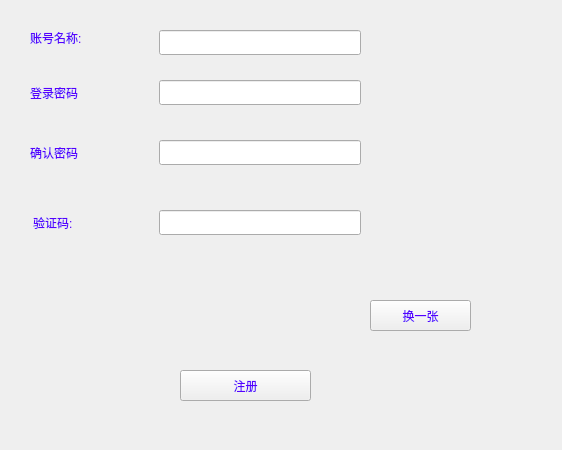
<?xml version="1.0" encoding="UTF-8"?>
<ui version="4.0">
 <class>registerwindow</class>
 <widget class="QWidget" name="registerwindow">
  <property name="geometry">
   <rect>
    <x>0</x>
    <y>0</y>
    <width>562</width>
    <height>450</height>
   </rect>
  </property>
  <property name="windowTitle">
   <string>Form</string>
  </property>
  <widget class="QWidget" name="horizontalLayoutWidget">
   <property name="geometry">
    <rect>
     <x>530</x>
     <y>0</y>
     <width>31</width>
     <height>16</height>
    </rect>
   </property>
   <layout class="QHBoxLayout" name="mainHorLayout"/>
  </widget>
  <widget class="QWidget" name="widget" native="true">
   <property name="geometry">
    <rect>
     <x>30</x>
     <y>30</y>
     <width>531</width>
     <height>411</height>
    </rect>
   </property>
   <widget class="QLabel" name="label">
    <property name="geometry">
     <rect>
      <x>0</x>
      <y>0</y>
      <width>81</width>
      <height>16</height>
     </rect>
    </property>
    <property name="styleSheet">
     <string notr="true">color: rgb(85, 0, 255);
font: 11pt &quot;Agency FB&quot;;</string>
    </property>
    <property name="text">
     <string>账号名称:</string>
    </property>
   </widget>
   <widget class="QLineEdit" name="acountLineEdit">
    <property name="geometry">
     <rect>
      <x>129</x>
      <y>0</y>
      <width>202</width>
      <height>25</height>
     </rect>
    </property>
    <property name="sizePolicy">
     <sizepolicy hsizetype="Fixed" vsizetype="Fixed">
      <horstretch>0</horstretch>
      <verstretch>0</verstretch>
     </sizepolicy>
    </property>
   </widget>
   <widget class="QLineEdit" name="pswLineEdit">
    <property name="geometry">
     <rect>
      <x>129</x>
      <y>50</y>
      <width>202</width>
      <height>25</height>
     </rect>
    </property>
    <property name="sizePolicy">
     <sizepolicy hsizetype="Fixed" vsizetype="Fixed">
      <horstretch>0</horstretch>
      <verstretch>0</verstretch>
     </sizepolicy>
    </property>
   </widget>
   <widget class="QLabel" name="label_2">
    <property name="geometry">
     <rect>
      <x>0</x>
      <y>50</y>
      <width>124</width>
      <height>25</height>
     </rect>
    </property>
    <property name="styleSheet">
     <string notr="true">color: rgb(85, 0, 255);
font: 11pt &quot;Agency FB&quot;;</string>
    </property>
    <property name="text">
     <string>登录密码</string>
    </property>
   </widget>
   <widget class="QLineEdit" name="repeatPswLineEdit">
    <property name="geometry">
     <rect>
      <x>129</x>
      <y>110</y>
      <width>202</width>
      <height>25</height>
     </rect>
    </property>
    <property name="sizePolicy">
     <sizepolicy hsizetype="Fixed" vsizetype="Fixed">
      <horstretch>0</horstretch>
      <verstretch>0</verstretch>
     </sizepolicy>
    </property>
   </widget>
   <widget class="QLabel" name="label_3">
    <property name="geometry">
     <rect>
      <x>0</x>
      <y>110</y>
      <width>124</width>
      <height>25</height>
     </rect>
    </property>
    <property name="styleSheet">
     <string notr="true">color: rgb(85, 0, 255);
font: 11pt &quot;Agency FB&quot;;</string>
    </property>
    <property name="text">
     <string>确认密码</string>
    </property>
   </widget>
   <widget class="QLineEdit" name="verCodeLineEdit">
    <property name="geometry">
     <rect>
      <x>129</x>
      <y>180</y>
      <width>202</width>
      <height>25</height>
     </rect>
    </property>
    <property name="sizePolicy">
     <sizepolicy hsizetype="Fixed" vsizetype="Fixed">
      <horstretch>0</horstretch>
      <verstretch>0</verstretch>
     </sizepolicy>
    </property>
   </widget>
   <widget class="QLabel" name="label_4">
    <property name="geometry">
     <rect>
      <x>3</x>
      <y>180</y>
      <width>121</width>
      <height>25</height>
     </rect>
    </property>
    <property name="styleSheet">
     <string notr="true">color: rgb(85, 0, 255);
font: 11pt &quot;Agency FB&quot;;</string>
    </property>
    <property name="text">
     <string>验证码:</string>
    </property>
   </widget>
   <widget class="QLabel" name="verCodeLabel">
    <property name="geometry">
     <rect>
      <x>130</x>
      <y>250</y>
      <width>201</width>
      <height>71</height>
     </rect>
    </property>
    <property name="text">
     <string/>
    </property>
   </widget>
   <widget class="QPushButton" name="registerPushBtn">
    <property name="geometry">
     <rect>
      <x>150</x>
      <y>340</y>
      <width>131</width>
      <height>31</height>
     </rect>
    </property>
    <property name="styleSheet">
     <string notr="true">color: rgb(85, 0, 255);
font: 11pt &quot;Agency FB&quot;;</string>
    </property>
    <property name="text">
     <string>注册</string>
    </property>
   </widget>
   <widget class="QPushButton" name="changeVerCodePushBtn">
    <property name="geometry">
     <rect>
      <x>340</x>
      <y>270</y>
      <width>101</width>
      <height>31</height>
     </rect>
    </property>
    <property name="styleSheet">
     <string notr="true">color: rgb(85, 0, 255);
font: 11pt &quot;Agency FB&quot;;</string>
    </property>
    <property name="text">
     <string>换一张</string>
    </property>
   </widget>
   <widget class="QLabel" name="hintAccLabel">
    <property name="geometry">
     <rect>
      <x>330</x>
      <y>0</y>
      <width>201</width>
      <height>25</height>
     </rect>
    </property>
    <property name="text">
     <string/>
    </property>
   </widget>
   <widget class="QLabel" name="hintPswLabel">
    <property name="geometry">
     <rect>
      <x>330</x>
      <y>50</y>
      <width>201</width>
      <height>25</height>
     </rect>
    </property>
    <property name="text">
     <string/>
    </property>
   </widget>
   <widget class="QLabel" name="hintRepeatLabel">
    <property name="geometry">
     <rect>
      <x>330</x>
      <y>110</y>
      <width>201</width>
      <height>25</height>
     </rect>
    </property>
    <property name="text">
     <string/>
    </property>
   </widget>
   <widget class="QLabel" name="hintVerCodeLabel">
    <property name="geometry">
     <rect>
      <x>330</x>
      <y>180</y>
      <width>201</width>
      <height>25</height>
     </rect>
    </property>
    <property name="text">
     <string/>
    </property>
   </widget>
  </widget>
 </widget>
 <resources/>
 <connections/>
</ui>
